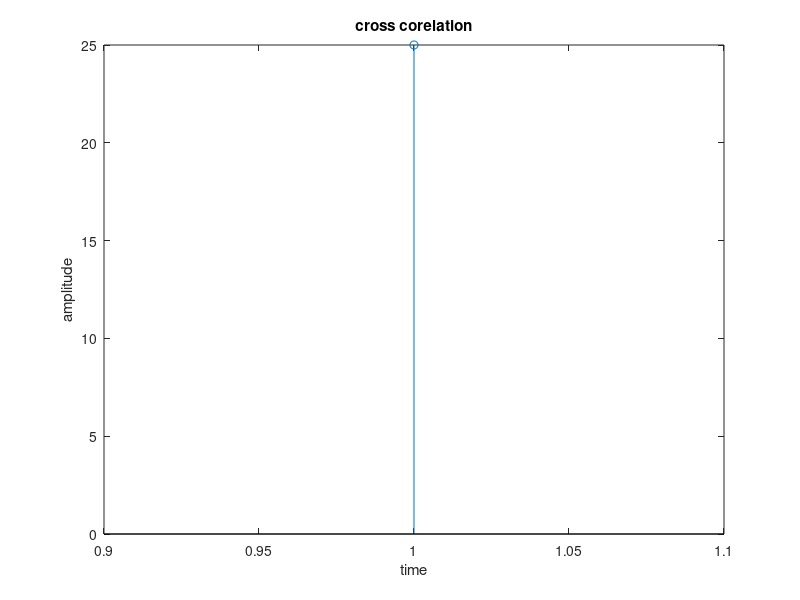

Recreate this plot in MATLAB.
clc;
clear all;
x = input('input sequence y=');
X = length(x);
h = input('input sequence x=');
H = length(h);
N=H+X-1
h1 = [zeros(1,(N-H)),h,zeros(1,(N-H))];

for k = 1:N
    y(k) = 0;
    for i = 1:X
       
            y(k) = y(k)+x(i)*h1(k+i-1);
    end 
end
disp(y)
    stem(y)
    xlabel('time');
    ylabel('amplitude');
    title('cross corelation');
